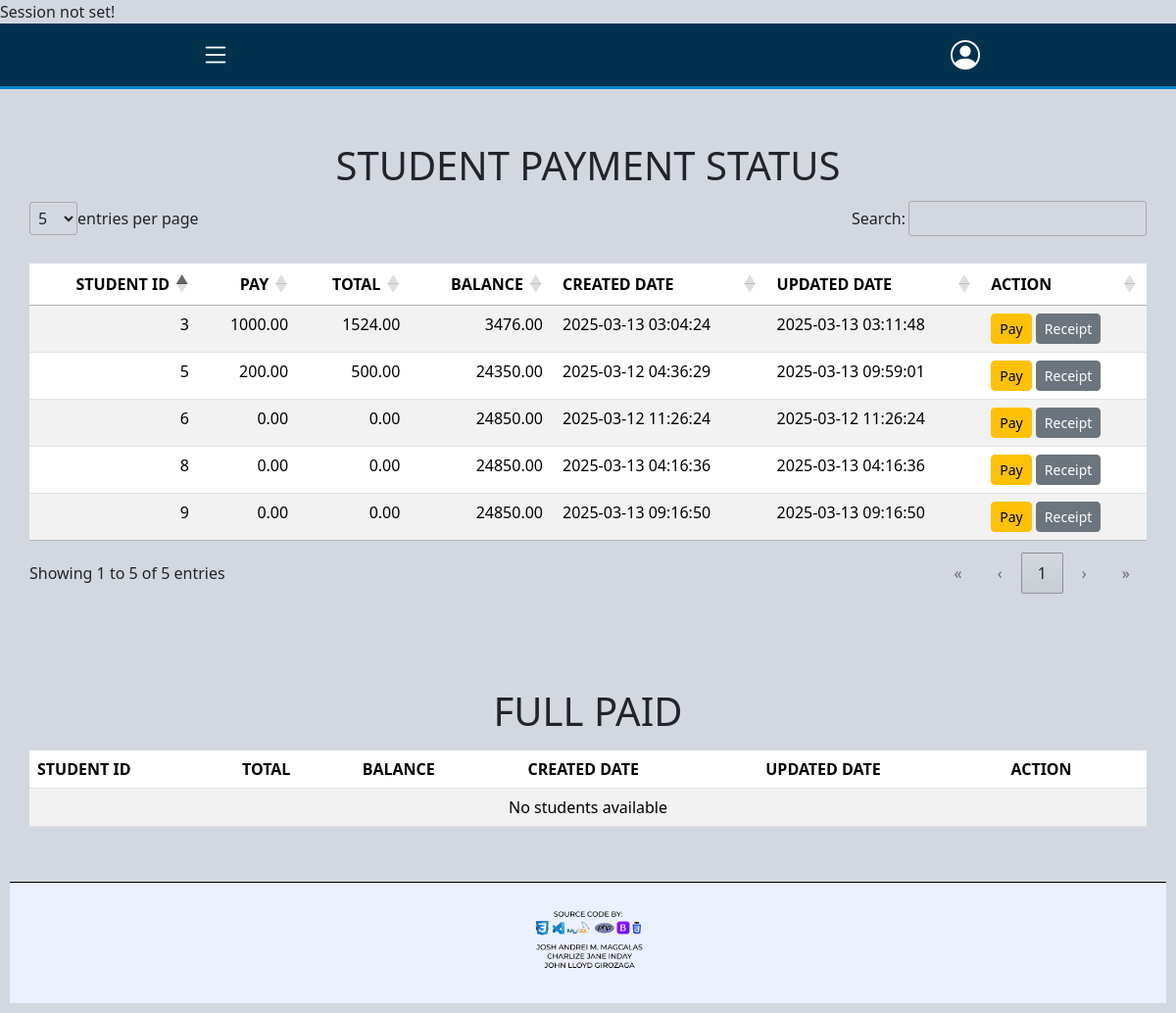
The app's page /website/payment-information.php, older data.
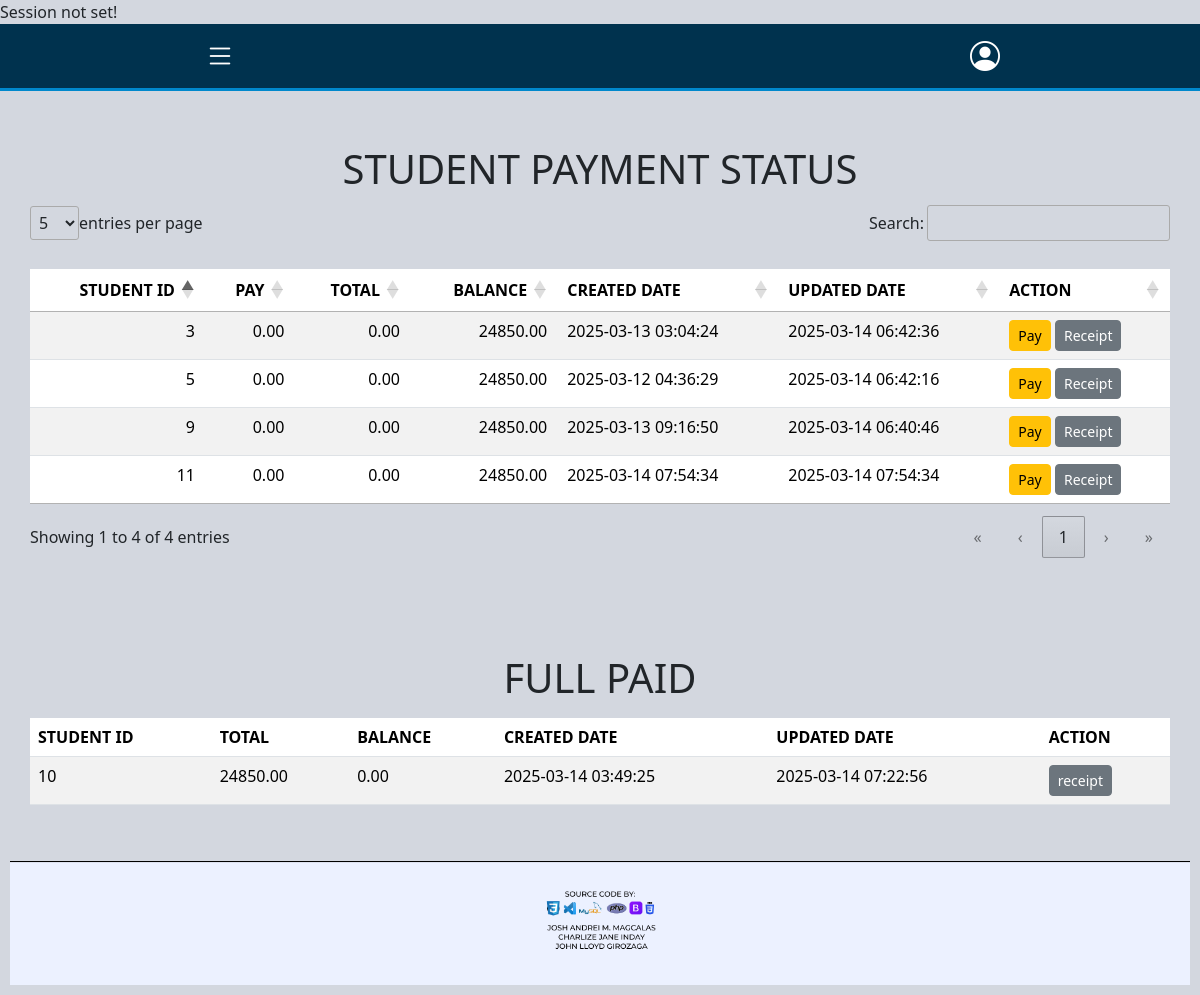
The same page, newer data.
### tables this page shows
CREATE TABLE `tbl_payment` (
  `payment_no` int(11) NOT NULL,
  `student_id` int(11) DEFAULT NULL,
  `pay` decimal(10,2) DEFAULT 0.00,
  `total` decimal(10,2) DEFAULT 0.00,
  `balance` decimal(10,2) DEFAULT 24850.00,
  `payment_method` enum('Cash','Gcash','Bank Transfer','Others') NOT NULL,
  `created_by` int(11) NOT NULL,
  `date_created` timestamp NOT NULL DEFAULT current_timestamp(),
  `updated_by` int(11) NOT NULL,
  `date_updated` timestamp NULL DEFAULT current_timestamp(),
  `status` tinyint(1) NOT NULL
);

### website/payment-information.php (the view, shortened to what this page needs)
<?php
include "../Layouts/navbar.php";
include "../database/dbconnect.php";
try {
    $payment_status = [];
    $full_pay_status = [];
    $queries = [
        "SELECT student_id, pay, total, balance, date_created, date_updated FROM tbl_payment WHERE balance > 0.00;",
        "SELECT student_id, total, balance, date_created, date_updated FROM tbl_payment WHERE balance = 0.00;",
    ];
    foreach ($queries as $index => $query) {
        if ($conn->multi_query($query)) {
            do {
                if ($result = $conn->store_result()) {
                    while ($row = $result->fetch_assoc()) {
                        if ($index == 0) {
                            $payment_status[] = $row;
                        } elseif ($index == 1) {
                            $full_pay_status[] = $row;
                        }
                    }
                }
            } while ($conn->next_result());
        } else {
            throw new Exception("Query Failed: " . $conn->error);
        }
    }
} catch (Exception $e) {
    echo "Error: " . $e->getMessage();
}
?>
<!DOCTYPE html>
<html lang="en">
<head>
    <link rel="stylesheet" href="/bootstrap/css/bootstrap.css">
    <link rel="stylesheet" href="/DataTables/datatables.min.css">
    <link href="https://cdn.jsdelivr.net/npm/bootstrap@5.3.2/dist/css/bootstrap.min.css" rel="stylesheet">
    <link href="https://cdn.jsdelivr.net/npm/bootstrap-icons/font/bootstrap-icons.css" rel="stylesheet">
    <link rel="stylesheet" href="https://cdnjs.cloudflare.com/ajax/libs/font-awesome/6.7.2/css/all.min.css">
    <link rel="stylesheet" href="../DataTables/datatables.css">
    <link rel="stylesheet" href="https://cdn.datatables.net/1.13.6/css/jquery.dataTables.min.css">
</head>
<body>
        <div class="container mt-4">
            <h1 class="text-center">STUDENT PAYMENT STATUS</h1>
            <table id="student-payment-status" class="table table-striped mt-3">
                    <thead>
                        <tr>
                            <th>STUDENT ID</th>
                            <th>PAY</th>
                            <th>TOTAL</th>
                            <th>BALANCE</th>
                            <th>CREATED DATE</th>
                            <th>UPDATED DATE</th>
                            <th>ACTION</th>
                        </tr>
                    </thead>
                    <tbody>
                    <?php if (!empty($payment_status)): ?>
                <?php foreach ($payment_status as $row): ?>
                    <tr>
                        <td> <?=$row['student_id']?> </td>
                        <td> <?=$row['pay']?> </td>
                        <td> <?=$row['total']?> </td>
                        <td> <?=$row['balance']?> </td>
                        <td> <?=$row['date_created']?> </td>
                        <td> <?=$row['date_updated']?> </td>
                        <td>
                            <a class="btn btn-warning btn-sm edit-btn" href="payment-form.php?student_id=<?= htmlspecialchars($row['student_id']); ?>">
                                Pay
                            </a>
                            <a class="btn btn-secondary btn-sm form1-btn" href="../print/form1.php">
                                Receipt
                            </a>
                        </td>
                    </tr>
                <?php endforeach; ?>
            <?php else: ?>
                <tr>
                    <td colspan="7" class="text-center">No students available</td>
                </tr>
            <?php endif; ?>
        </tbody>
    </table>
</div>
<div class="container mt-4">
    <h1 class="text-center">FULL PAID</h1>
    <table id="student-payment-status" class="table table-striped mt-3">
        <thead>
            <tr>
                <th>STUDENT ID</th>
                <th>TOTAL</th>
                <th>BALANCE</th>
                <th>CREATED DATE</th>
                <th>UPDATED DATE</th>
                <th>ACTION</th>
            </tr>
        </thead>
        <tbody>
        <?php if (!empty($full_pay_status)): ?>
            <?php foreach ($full_pay_status as $row): ?>
                <tr>
                            <td> <?=$row['student_id']?> </td>
                            <td> <?=$row['total']?> </td>
                            <td> <?=$row['balance']?> </td>
                            <td> <?=$row['date_created']?> </td>
                            <td> <?=$row['date_updated']?> </td>
                            <td>
                                <a class="btn btn-secondary btn-sm form1-btn" href="../print/form1.php">
                                    receipt
                                </a>
                            </td>
                        </tr>
                        <?php endforeach; ?>
                <?php else: ?>
                    <tr>
                        <td colspan="7" class="text-center">No students available</td>
                    </tr>
                <?php endif; ?>
        </tbody>
    </table>
</div>
    <div class="footer">
        <img src="../images/FOOTER.png" alt="Footer" class="footer-img">
    </div>
</body>
</html>

Row changes from the older to the newer data that the page shows:
removed tbl_payment: student "6", pay "0.00", total "0.00", balance "24850.00", date_created "2025-03-12 11:26:24", date_updated "2025-03-12 11:26:24", shown under "STUDENT PAYMENT STATUS"
removed tbl_payment: student "8", pay "0.00", total "0.00", balance "24850.00", date_created "2025-03-13 04:16:36", date_updated "2025-03-13 04:16:36", shown under "STUDENT PAYMENT STATUS"
changed tbl_payment (number 1 of 5 on the later page): pay "1000.00" → "0.00"; total "1524.00" → "0.00"; balance "3476.00" → "24850.00"; date_updated "2025-03-13 03:11:48" → "2025-03-14 06:42:36"
changed tbl_payment (number 2 of 5 on the later page): pay "200.00" → "0.00"; total "500.00" → "0.00"; balance "24350.00" → "24850.00"; date_updated "2025-03-13 09:59:01" → "2025-03-14 06:42:16"
changed tbl_payment (number 3 of 5 on the later page): date_updated "2025-03-13 09:16:50" → "2025-03-14 06:40:46"
added tbl_payment: student "11", pay "0.00", total "0.00", balance "24850.00", date_created "2025-03-14 07:54:34", date_updated "2025-03-14 07:54:34", shown under "STUDENT PAYMENT STATUS"
added tbl_payment: student "10", total "24850.00", balance "0.00", date_created "2025-03-14 03:49:25", date_updated "2025-03-14 07:22:56", shown under "FULL PAID"
Text that changed along with them:
text written by a page script: "entries per page Search: Showing 1 to 5 of 5 entries « ‹ 1 › »" → "entries per page Search: Showing 1 to 4 of 4 entries « ‹ 1 › »"
text no longer shown: "No students available"
